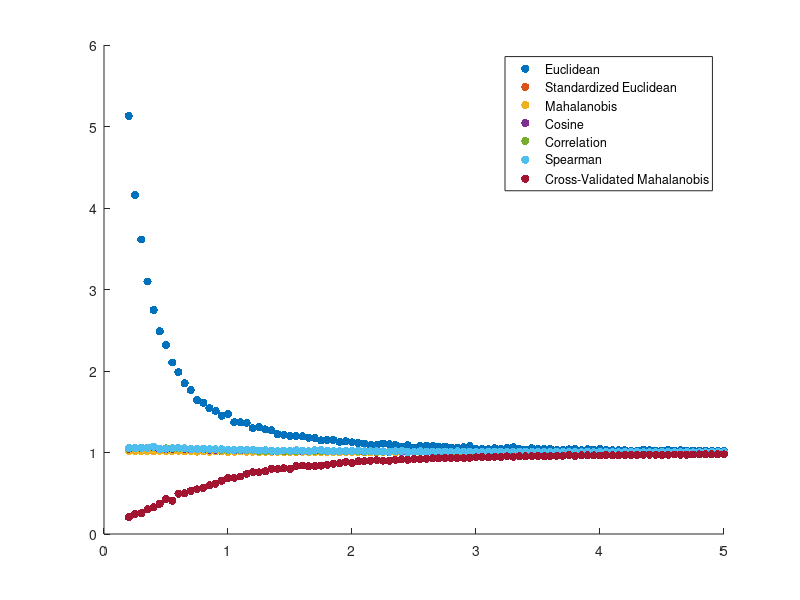

Reproduce this figure in MATLAB. (Note: this script raises an error after producing the figure.)
% Estimate RSA Distances with Noise

% Generate Distance Estimates:
clear
s = [.2:.05:5]; i=1; up=logical(tril(ones(100),-1));
for ss = s
    X = ss*randn(100,20);
    noise = randn(100,20);
    
    td_eu = (pdist(X, 'euclidean'));
    ed_eu = (pdist(X+noise, 'euclidean')); 
    R_eu(i) = mean(ed_eu./td_eu);
    
    td_sq = (pdist(X, 'seuclidean'));
    ed_sq = (pdist(X+noise, 'seuclidean'));
    R_sq(i) = mean(ed_sq./td_sq);
    
    td_ma = (pdist(X, 'mahalanobis'));
    ed_ma = (pdist(X+noise, 'mahalanobis')); 
    R_ma(i) = mean(ed_ma./td_ma);
    
    td_co = (pdist(X, 'cosine'));
    ed_co = (pdist(X+noise, 'cosine')); 
    R_co(i) = mean(ed_co./td_co);
    
    td_cr = (pdist(X, 'correlation'));
    ed_cr = (pdist(X+noise, 'correlation')); 
    R_cr(i) = mean(ed_cr./td_cr);
    
    td_sp = (pdist(X, 'spearman'));
    ed_sp = (pdist(X+noise, 'spearman'));
    R_sp(i) = mean(ed_sp./td_sp);
    
    s1 = X+noise; s2 = X+randn(100,20);
    s1 = s1*(cov(s1)^(-1/2)); s2 = s2*(cov(s2)^(-1/2));
    for j=1:100
        for k=1:100
            d(j,k) = sqrt((s1(j,:)-s1(k,:))*(s2(j,:)-s2(k,:))');
        end
    end
    ed_cma = real(d(up));
    R_cma(i) = mean(ed_cma'./td_ma);
    
    i=i+1;
end

hold on
scatter(s,R_eu,'filled')
scatter(s,R_sq,'filled')
scatter(s,R_ma,'filled')
scatter(s,R_co,'filled')
scatter(s,R_cr,'filled')
scatter(s,R_sp,'filled')
scatter(s,R_cma,'filled')
legend('Euclidean','Standardized Euclidean','Mahalanobis','Cosine','Correlation','Spearman','Cross-Validated Mahalanobis')
hold off

% Mantel Test With Noise
clear
s = [.2:.05:10]; i=1;up=logical(tril(ones(100),-1));
for ss = s
    X = ss*rand(100,20);
    noise1 = (randn(100,20));
    noise2 = (randn(100,20));
    
    td_eu = pdist(X+noise1, 'euclidean');
    ed_eu = pdist(X+noise2, 'euclidean'); 
    Reu(i) = mantel(td_eu,ed_eu);
    
    td_sq = pdist(X+noise1, 'seuclidean');
    ed_sq = pdist(X+noise2, 'seuclidean');
    Rsq(i) = mantel(td_sq,ed_sq);
    
    td_ma = pdist(X+noise1, 'mahalanobis');
    ed_ma = pdist(X+noise2, 'mahalanobis'); 
    Rma(i) = mantel(td_ma,ed_ma); 
    
    td_co = pdist(X+noise1, 'cosine');
    ed_co = pdist(X+noise2, 'cosine'); 
    Rco(i) = mantel(td_sq, ed_sq); 
    
    td_cr = pdist(X+noise1, 'correlation');
    ed_cr = pdist(X+noise2, 'correlation'); 
    Rcr(i) = mantel(td_cr,ed_cr);
    
    td_sp = pdist(X+noise1, 'spearman');
    ed_sp = pdist(X+noise2, 'spearman');
    Rsp(i) = mantel(td_sp,ed_sp); 
    
    s1 = X+noise1; s2 = X+noise2;
    s1 = s1*(cov(s1)^(-1/2)); s2 = s2*(cov(s2)^(-1/2));
    for j=1:100
        for k=1:100
            d(j,k) = sqrt((s1(j,:)-s1(k,:))*(s2(j,:)-s2(k,:))');
        end
    end
    ed_cma = real(d(up));
    Rcma(i) = mantel(td_ma,ed_cma'); 
    
    i=i+1;
end
hold on
scatter(s,Reu,'filled')
scatter(s,Rsq,'filled')
scatter(s,Rma,'filled')
scatter(s,Rco,'filled')
scatter(s,Rcr,'filled')
scatter(s,Rsp,'filled')
scatter(s,Rcma,'filled')
legend('Euclidean','Standardized Euclidean','Mahalanobis','Cosine','Correlation','Spearman','Cross-Validated Mahalanobis')
hold off

% Note, standardized eurclidean is same as cosine for our toy example


function R = mantel(a,b)
    a = squareform(a); b = squareform(b);
    num = length(a);
    for i=1:num
        c(i) = corr(a(i,:)',b(i,:)');
    end
    R = mean(c);
end



